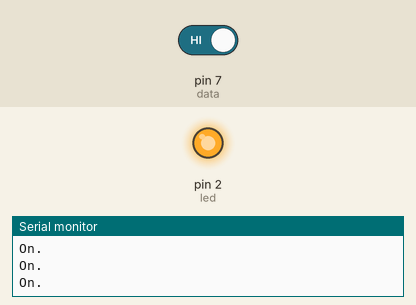
This sketch was run on a simulated Arduino Uno, built with avr-gcc and run on an emulated ATmega328P. On the bench: output pins drawn as LEDs (lit = HIGH), the last lines printed to the serial monitor. The inputs (shaded band) are chosen by the test bench; at power-on: pin 7 (data) HIGH.

Above: at 1.2 s.
1.3 s: pin 7 (data) driven LOW
At 1.8 s:
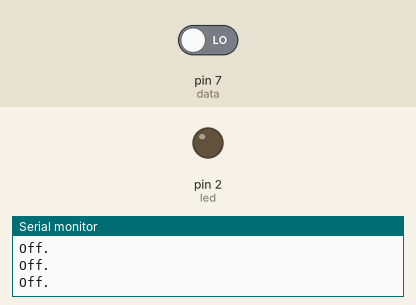
2.8 s: pin 7 (data) driven HIGH
At 3.1 s:
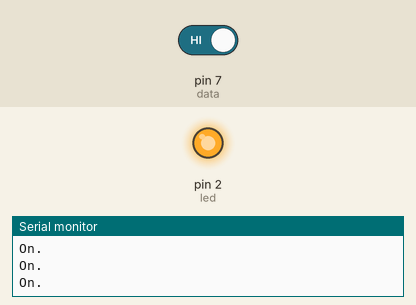
Timing chart, 0 to 5.8 s (numbered marks = the images above; inputs shaded):
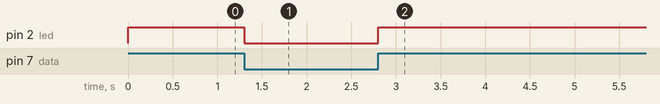

Measured:
- after the input at 1.3 s, pin 2 (led): HIGH → LOW at once
- after the input at 2.8 s, pin 2 (led): LOW → HIGH at once

The sketch:

Presence.ino
```cpp
int led = 2;
int data = 7;
int sensor;

void setup() {
  pinMode(led, OUTPUT);   //Led Pin
  pinMode(data, INPUT);   //Data input
  Serial.begin(9600);
}

void loop() {
 sensor = digitalRead(data); //Read sensor data
 if (sensor == LOW) {
    digitalWrite(led, LOW);
    Serial.println("Off.");
 } else {
    digitalWrite(led, HIGH);
    Serial.println("On.");
 }
}
```
